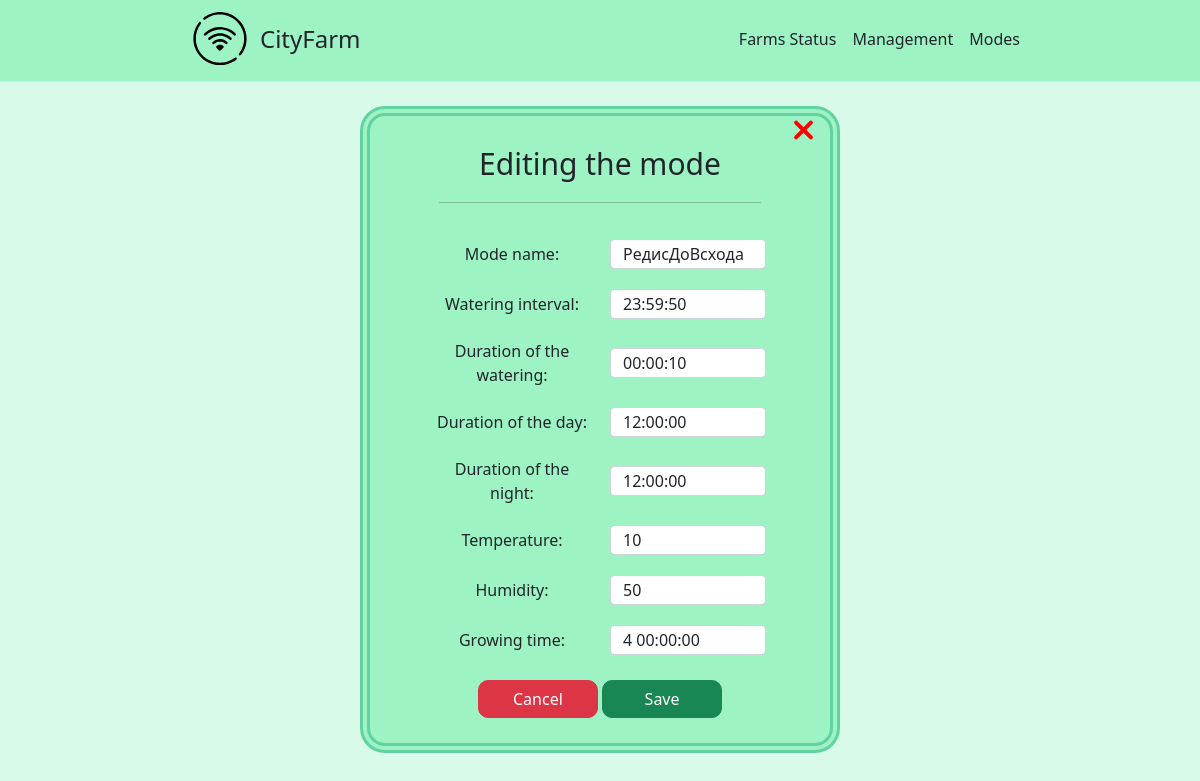
Screenshot of /updateMode/4 with the database file from the repository.
### main/models.py (models this page shows, shortened)
class Mode(models.Model):
    ModeName = models.CharField('ModeName:', max_length=50)
    IWater = models.DurationField('Watering Interval:', default='00:00:00')
    TWater = models.DurationField('Watering Time:', default='00:00:00')
    ILight = models.DurationField('Lighting Interval:', default='00:00:00')
    TLight = models.DurationField('Lighting Time:', default='00:00:00')
    Temperature = models.IntegerField('Temperature:')
    Humidity = models.IntegerField('Humidity:')
    GrowingTime = models.DurationField('GrowingTime:', default='00:00:00')

### main/views.py (the view, shortened to what this page needs)
# urls.py: path('updateMode/<int:pk>', views.umodes.as_view(), name='umode'),
class umodes(UpdateView):
    model = Mode
    form_class = ModeForm
    template_name = 'main/updatemodes.html'
    success_url = '/modes'

### main/templates/main/updatemodes.html (shortened to what this page needs)
{% extends 'main/basemodes.html' %}
{% block Title %}
<div style="padding:5px; padding-bottom:0px;">
    <a style="text-align:center; font-size:30px">
        Editing the mode
    </a>
    <form method="post">
        <div class="cl-btn-2" style="pointer-events:auto; position:absolute; right:32%; top: 16%">
            <div>
                <div class="rightleft"></div>
            </div>
        </div>
    </form>
    <hr>
</div>
{% endblock %}

### main/templates/main/basemodes.html (shortened to what this page needs)
{% extends 'main/base.html' %}
{% block content %}
<div align="center">
    <div style="background-color:#9DF3C4; width:40%; padding:10px; border-radius:25px; border: 10px double #62D2A2">
        <form method="post">
            <table style="width:80%; text-align:center" cellpadding="10">
                <tr>
                    <td colspan="2">
                        {% block Title %}{% endblock %}
                    </td>
                </tr>
                <tr>
                    <td style="width:50%">
                        Mode name:
                    </td>
                    <td>
                        {{ form.ModeName }}
                    </td>
                </tr>
                <tr>
                    <td style="width:50%">
                        Watering interval:
                    </td>
                    <td>
                        {{ form.IWater }}
                    </td>
                </tr>
                <tr>
                    <td style="width:50%">
                        Duration of the watering:
                    </td>
                    <td>
                        {{ form.TWater }}
                    </td>
                </tr>
                <tr>
                    <td style="width:50%">
                        Duration of the day:
                    </td>
                    <td>
                        {{ form.TLight }}
                    </td>
                </tr>
                <tr>
                    <td style="width:50%">
                        Duration of the night:
                    </td>
                    <td>
                        {{ form.ILight }}
                    </td>
                </tr>
                <tr>
                    <td style="width:50%">
                        Temperature:
                    </td>
                    <td>
                        {{ form.Temperature }}
                    </td>
                </tr>
                <tr>
                    <td style="width:50%">
                        Humidity:
                    </td>
                    <td>
                        {{ form.Humidity }}
                    </td>
                </tr>
                <tr>
                    <td style="width:50%">
                        Growing time:
                    </td>
                    <td>
                        {{ form.GrowingTime }}
                    </td>
                </tr>
            </table>
            <div style="padding:15px;">
                <a class="btn btn-danger" style="width:120px; border-radius:10px" href="/modes">Cancel</a>
                <input type="submit" class="btn btn-success" name="Save" value="Save" style="width:120px; border-radius:10px">
            </div>
       </form>
    </div>
</div>
{% endblock %}

### main/templates/main/base.html (style rules this page uses)
.cl-btn-2 { margin-bottom: 20px; margin-right: 25px; display: flex; justify-content: right; }
.cl-btn-2 div { cursor: pointer; position: relative; height: 0px; width: 0px; }
.cl-btn-2 .rightleft { height: 4px; width: 25px; position: absolute; margin-top: 0px; background-color: red; border-radius: 2px; transform: rotate(-45deg); transition: all .3s ease-in; }

### rows the page displays
Mode: ModeName "РедисДоВсхода", IWater "23:59:50", TWater "00:00:10", TLight "12:00:00", ILight "12:00:00", Temperature "10", Humidity "50", GrowingTime "4 00:00:00"
